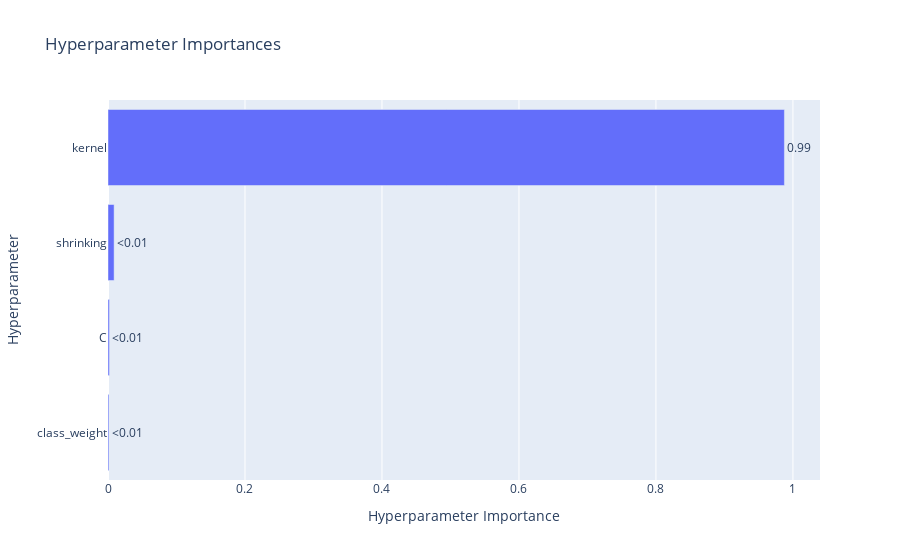

The code cell stored with this chart in its notebook:
### Code cell
optuna.visualization.plot_param_importances(study).show()

### Figure 1 — Plotly figure (JSON) as saved in the notebook; plotly's stock layout.template omitted (floating-point values rounded to 4 significant figures)
{"data": [{"cliponaxis": false, "hovertemplate": ["class_weight (CategoricalDistribution): 0.0014199739471899956<extra></extra>", "C (FloatDistribution): 0.002120459758460962<extra></extra>", "shrinking (CategoricalDistribution): 0.008922348600550254<extra></extra>", "kernel (CategoricalDistribution): 0.9875372176937988<extra></extra>"], "name": "Objective Value", "orientation": "h", "text": ["<0.01", "<0.01", "<0.01", "0.99"], "textposition": "outside", "type": "bar", "x": [0.00142, 0.00212, 0.008922, 0.9875], "y": ["class_weight", "C", "shrinking", "kernel"]}], "layout": {"title": {"text": "Hyperparameter Importances"}, "xaxis": {"title": {"text": "Hyperparameter Importance"}}, "yaxis": {"title": {"text": "Hyperparameter"}}}}
